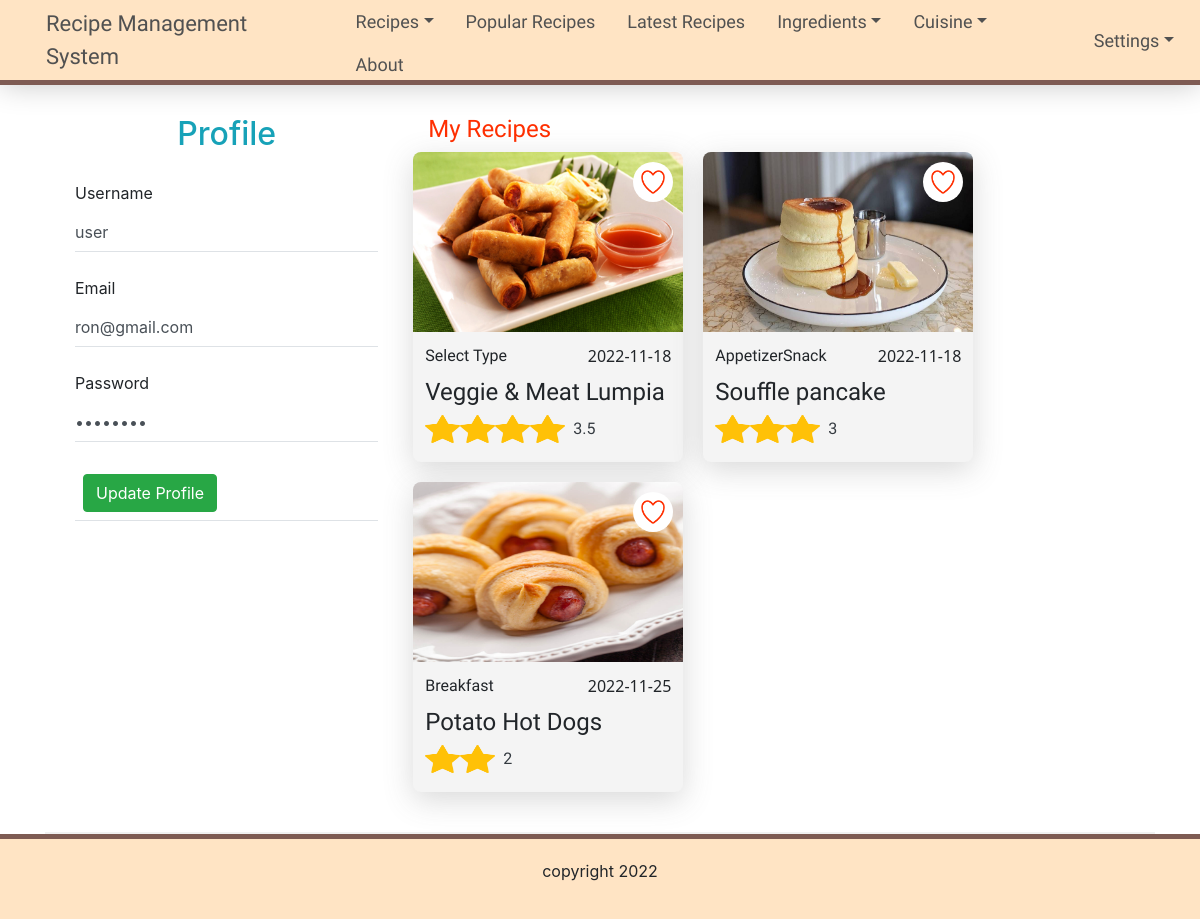
/client/pages/profile.php (signed in), run on the app's committed database.
### tables this page shows
CREATE TABLE `user_tbl` (
  `user_id` int(11) NOT NULL,
  `username` varchar(50) DEFAULT NULL,
  `password` varchar(50) DEFAULT NULL,
  `email` varchar(50) DEFAULT NULL
);

CREATE TABLE `recipe_tbl` (
  `recipe_id` int(11) NOT NULL,
  `title` varchar(200) DEFAULT NULL,
  `description` longtext DEFAULT NULL,
  `type` varchar(200) DEFAULT NULL,
  `date_created` date DEFAULT NULL,
  `difficulty_level` varchar(200) DEFAULT NULL,
  `cuisine` varchar(200) DEFAULT NULL,
  `video` varchar(200) DEFAULT NULL,
  `image` varchar(200) DEFAULT NULL,
  `mainIngridients` varchar(200) DEFAULT NULL
);

### client/pages/profile.php (the view, shortened to what this page needs)
<?php include "../includes/header.php" ?>
<?php include "../connections/config.php" ?>
<nav>
    <div class="container">
        <div class="row">
            <div class="nav-container">
                <a class="nav-link" href="../index.php">Recipe Management System</a>
                <ul class="nav">
                    <li class="nav-item dropdown">
                        <a class="nav-link dropdown-toggle" data-toggle="dropdown" href="#" role="button" aria-haspopup="true" aria-expanded="false">Recipes</a>
                    </li>
                    <li class="nav-item">
                        <a class="nav-link" href="popularRecipes.php">Popular Recipes</a>
                    </li>
                    <li class="nav-item">
                        <a class="nav-link" href="latestRecipes.php">Latest Recipes</a>
                    </li>
                    <li class="nav-item">
                        <a class="nav-link dropdown-toggle" data-toggle="dropdown" href="#" role="button" aria-haspopup="true" aria-expanded="false" href="#">Ingredients</a>
                    </li>
                    <li class="nav-item">
                        <a class="nav-link dropdown-toggle" data-toggle="dropdown" href="#" role="button" aria-haspopup="true" aria-expanded="false" href="#">Cuisine</a>
                    </li>
                    <li class="nav-item">
                        <a class="nav-link" href="#">About</a>
                    </li>
                </ul>
                <div class="right-container">
                    <div>
                        <a class="nav-link dropdown-toggle" data-toggle="dropdown" href="#" role="button" aria-haspopup="true" aria-expanded="false" href="#">Settings</a>
                    </div>
                </div>
            </div>
        </div>
    </div>
</nav>
<?php if (isset($_SESSION['id'])) { ?>
    <div class="container">
        <div class="section" id="latest">
            <div class="row">
                <div class="col-lg-4 col-xlg-4 col-md-4">
                    <?php
                    $sql = "SELECT * from user_tbl where user_id = '   $_SESSION[id] '";
                    $result = $conn->query($sql);
                    if ($result->num_rows > 0) {
                        while ($row = $result->fetch_assoc()) {
                    ?>
                            <div class="card border-0">
                                <h2 class="text-info text-center ">Profile</h2>
                                <div class="card-body">
                                    <form class="form-horizontal form-material" method="POST" enctype="multipart/form-data">
                                        <div class="form-group mb-4">
                                            <label class="col-md-12 p-0">Username</label>
                                            <div class="col-md-12 border-bottom p-0">
                                                <input type="text" placeholder="Staff Username" value=<?= $row['username'] ?> name="username" class="form-control p-0 border-0" required />
                                            </div>
                                        </div>
                                        <div class="form-group mb-4">
                                            <label for="example-email" class="col-md-12 p-0">Email</label>
                                            <div class="col-md-12 border-bottom p-0">
                                                <input type="email" placeholder="sample@admin.com" value=<?= $row['email'] ?> name="email" class="form-control p-0 border-0" id="example-email" required />
                                            </div>
                                        </div>
                                        <div class="form-group mb-4">
                                            <label class="col-md-12 p-0">Password</label>
                                            <div class="col-md-12 border-bottom p-0">
                                                <input type="password" value=<?= $row['password'] ?> name="password" class="form-control p-0 border-0" required />
                                            </div>
                                        </div>
                                        <div class="form-group mb-4">
                                            <div class="col-md-12 border-bottom p-2">
                                                <input type="submit" name="submit" class="btn btn-success " value="Update Profile" />
                                            </div>
                                        </div>
                                    </form>
                                </div>
                            </div>
                    <?php  }
                    }
                    ?>
                </div>
                <div class="col-md-6">
                    <h1>My Recipes</h1>
                    <div class="row">
                        <div class="boxThumbnail">
                            <div class="gridContainer">
                                <?php
                                $sql = "
                                SELECT recipe_tbl.`title`, recipe_tbl.`date_created`, recipe_tbl.`cuisine` , recipe_tbl.recipe_id, recipe_tbl.type, recipe_tbl.`description`, comment_tbl.`ratings`, recipe_tbl.`image` FROM recipe_tbl LEFT JOIN comment_tbl
                               ON comment_tbl.`recipe_id` = recipe_tbl.`recipe_id` INNER JOIN favorites_tbl ON favorites_tbl.`recipe_id` = recipe_tbl.`recipe_id` WHERE favorites_tbl.`user_id` = '$_SESSION[id]'  GROUP BY recipe_tbl.recipe_id ";
                                $result = $conn->query($sql);
                                if ($result->num_rows > 0) {
                                    while ($row = $result->fetch_assoc()) {
                                        $sqlRatings = "   SELECT SUM(ratings) as totalRatings, COUNT(comment_id) as ratingID FROM comment_tbl where recipe_id = '$row[recipe_id]' ";
                                        $resultRatings = $conn->query($sqlRatings);
                                        $rowGlobalRatings = $resultRatings->fetch_assoc();
                                ?>
                                        <div class="items">
                                            <div class="item">
                                                <a href="latestRecipes.php?favorites=<?= $row['recipe_id'] ?>">
                                                    <div class="badge">
                                                        <img src="../../server/assets/images/heart1.png" alt="First slide">
                                                    </div>
                                                </a>
                                                <a href="../pages/recipe.php?id=<?= $row['recipe_id'] ?>">
                                                    <img class="d-block w-100 image" src="<?= "../../server/uploads/images/$row[image]" ?>" alt="First slide">
                                                    <div class="title">
                                                        <div class="title-type">
                                                            <span><?= $row['type'] ?></span><span class="date"><?= $row['date_created'] ?></span>
                                                        </div>
                                                        <h4><?= $row['title'] ?></h4>
                                                        <div class="d-flex align-items-center">
                                                            <?php
                                                            if ($rowGlobalRatings['totalRatings'] != 0) { ?>
                                                                <?php for ($ratings = 1; $ratings <= round($rowGlobalRatings['totalRatings']   / $rowGlobalRatings['ratingID']); $ratings++) {
                                                                ?>
                                                                    <div style="width: 35px; height: 28px;">
                                                                        <img class="d-block w-100 image" src="../../server/uploads/images/star.png " alt="ratings">
                                                                    </div>
                                                                <?php     } ?>
                                                                <?php if ($rowGlobalRatings['totalRatings'] != 0) { ?>
                                                                    <span class="text-dark pl-2"><?php echo round($rowGlobalRatings['totalRatings']   / $rowGlobalRatings['ratingID'], 1)  ?></span>
                                                                <?php  } else {    ?>
                                                                    <span class="text-dark pl-2"></span>
                                                                <?php    }
                                                                ?>
                                                            <?php  }
                                                            ?>
                                                        </div>
                                                    </div>
                                                </a>
                                            </div>
                                        </div>
                                    <?php  }
                                } else { ?>
                                    <h3 class="text-danger lead text-center">You don't have favorite recipes'</h3>
                                <?php }
                                ?>
                            </div>
                        </div>
                    </div>
                </div>
            </div>
        </div>
    </div>
<?php } else {
    include "error.php";
} ?>
<?php include "../includes/footer.php" ?>

### client/styles/index.css (style rules this page uses)
html { font-size: 16px; scroll-behavior: smooth; }
.nav-container { width: 100%; height: 80px; display: flex; justify-content: space-between; align-items: center; background-color: bisque; }
.nav-container > a { font-family: "Oleo Script", cursive; color: #515151; font-weight: 500; font-size: 22px; }
nav { background-color: bisque; width: 100%; box-shadow: 0 0 30px #c7c7c7; border-bottom: 5px solid #7e5b53; }
ul { font-family: "Oleo Script", cursive; display: flex; align-items: center; height: 100%; }
ul li { list-style-type: none; }
ul li a { color: #515151; font-weight: 500; font-size: 18px; }
.right-container { display: flex; justify-content: center; align-items: center; height: 100%; }
.right-container a { font-family: "Oleo Script", cursive; color: #515151; font-weight: 500; font-size: 18px; }
.right-container a:first-of-type { margin-right: -20px; }

### client/styles/main.css (style rules this page uses)
.section { padding: 10px; padding-bottom: 40px; margin-top: 20px; position: relative; height: auto; width: 100%; border-bottom: 2px solid rgb(241, 241, 241); }
.section h1 { font-family: "Oleo Script", cursive; color: #ff2f01; font-size: 24px; }
.boxThumbnail { position: relative; width: 100%; }
.gridContainer { display: grid; grid-row-gap: 20px; grid-column-gap: 20px; grid-template-columns: repeat(auto-fill, minmax(220px, 1fr)); }
.gridContainer .items { background-color: #f4f4f4; height: 310px; border-radius: 8px; overflow: hidden; box-shadow: 0 8px 30px rgba(97, 97, 97, 0.24); }
.gridContainer .item .badge { display: flex; justify-content: center; align-items: center; z-index: 99; position: absolute; border-radius: 100%; height: 40px; width: 40px; background-color: white; top: 10px; right: 10px; }
.gridContainer .item .badge img { height: 70%; background-position: center; background-size: contain; }
.gridContainer .item h4 { margin-top: 10px; }
.gridContainer .item { position: relative; height: 180px; }
.gridContainer .item a { text-decoration: none; color: #212529; }
.image { background-repeat: no-repeat; background-size: cover; background-position: center; height: 100%; }
.title { padding: 12px; font-family: "Oleo Script", cursive; }
.title .title-type { display: flex; justify-content: space-between; }
.title .title-type .date { font-family: "Segoe UI", Tahoma, Geneva, Verdana, sans-serif; }

### data on the page
user_tbl: username "user", email "ron@gmail.com"
recipe_tbl: image (picture), type "Select Type", date_created "2022-11-18", title "Veggie & Meat Lumpia", ratingID "3.5"
recipe_tbl: image (picture), type "AppetizerSnack", date_created "2022-11-18", title "Souffle pancake", ratingID "3"
recipe_tbl: image (picture), type "Breakfast", date_created "2022-11-25", title "Potato Hot Dogs", ratingID "2"
